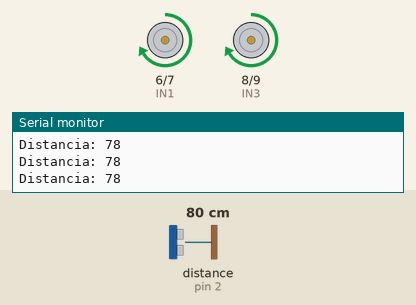
Bench run of a sketch on a simulated Arduino Uno, built with avr-gcc and run on an emulated ATmega328P. Shown: motor-driver pin pairs drawn as motors (green arrow = first pin HIGH = forward, orange = second pin HIGH = backward, longer = more drive, scaled by the enable pin), the last lines printed to the serial monitor. Wiring (inferred from the names in the program): ultrasonic range finder: trigger pin 3; echo pin 2. Inputs (shaded band) come from the test bench; at power-on: distance to the obstacle (sensor on pin 2) 80 cm. The echo pulse lasts 58.3 µs per cm.

Above: at 1.2 s.
1.3 s: distance to the obstacle (sensor on pin 2) set to 13 cm
4.3 s: distance to the obstacle (sensor on pin 2) set to 10 cm
At 5.4 s:
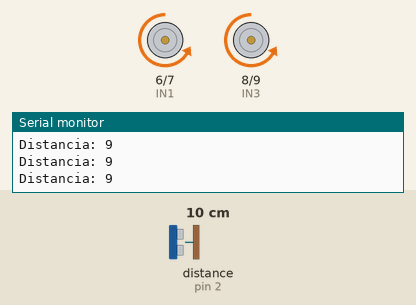
5.8 s: distance to the obstacle (sensor on pin 2) set to 18 cm
At 6.7 s:
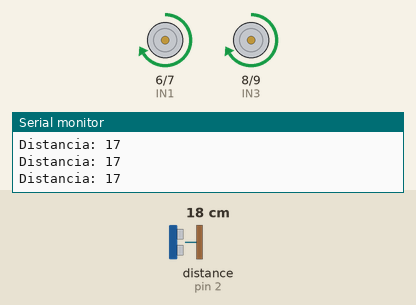
7.3 s: distance to the obstacle (sensor on pin 2) set to 2 cm
At 8.7 s:
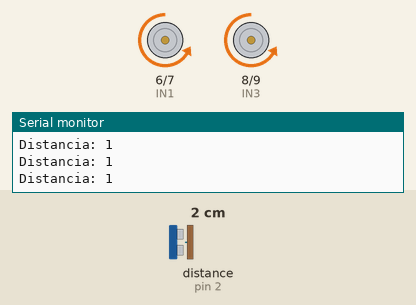
Timing chart, 0 to 9.8 s (numbered marks = the images above; inputs shaded):
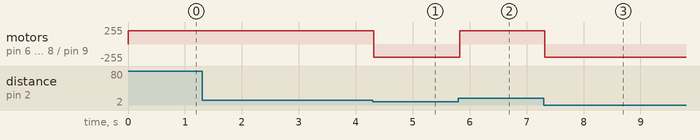

Measured:
- the behaviour switches between 12 and 11 cm on distance to the obstacle (sensor on pin 2) (found by bisection; images 0 and 1)
- after the input at 4.3 s, motor on pin 6 (IN1) / pin 7 (IN2), motor on pin 8 (IN3) / pin 9 (IN4): forward 200/255 → backward 200/255 at once
- after the input at 5.8 s, motor on pin 6 (IN1) / pin 7 (IN2), motor on pin 8 (IN3) / pin 9 (IN4): backward 200/255 → forward 200/255 at once
- after the input at 7.3 s, motor on pin 6 (IN1) / pin 7 (IN2), motor on pin 8 (IN3) / pin 9 (IN4): forward 200/255 → backward 200/255 at once

The sketch:

C_digoEvitadorObstaculos.ino
```cpp
// Pines sensor ultrasónico
#define TRIG 3
#define ECHO 2

// Pines motor izquierdo
#define ENA 5   // Velocidad (PWM)
#define IN1 6
#define IN2 7

// Pines motor derecho
#define ENB 10  // Velocidad (PWM)
#define IN3 8
#define IN4 9

int velocidad = 200; // Velocidad fija (0-255)

void setup() {
  // Configuración sensor ultrasónico
  pinMode(TRIG, OUTPUT);
  pinMode(ECHO, INPUT);

  // Configuración motores
  pinMode(ENA, OUTPUT);
  pinMode(IN1, OUTPUT);
  pinMode(IN2, OUTPUT);

  pinMode(ENB, OUTPUT);
  pinMode(IN3, OUTPUT);
  pinMode(IN4, OUTPUT);

  Serial.begin(9600);
}

void loop() {
  long distancia = medirDistancia();
  Serial.print("Distancia: ");
  Serial.println(distancia);

  if (distancia > 10) {
    avanzar();
  } else {
    retroceder();
    delay(500); // retrocede medio segundo antes de volver a medir
  }
}

// Función para medir distancia
long medirDistancia() {
  digitalWrite(TRIG, LOW);
  delayMicroseconds(2);
  digitalWrite(TRIG, HIGH);
  delayMicroseconds(10);
  digitalWrite(TRIG, LOW);

  long duracion = pulseIn(ECHO, HIGH);
  long distancia = duracion * 0.034 / 2; // cm
  return distancia;
}

// Movimiento: Avanzar
void avanzar() {
  analogWrite(ENA, velocidad);
  digitalWrite(IN1, HIGH);
  digitalWrite(IN2, LOW);

  analogWrite(ENB, velocidad);
  digitalWrite(IN3, HIGH);
  digitalWrite(IN4, LOW);
}

// Movimiento: Retroceder
void retroceder() {
  analogWrite(ENA, velocidad);
  digitalWrite(IN1, LOW);
  digitalWrite(IN2, HIGH);

  analogWrite(ENB, velocidad);
  digitalWrite(IN3, LOW);
  digitalWrite(IN4, HIGH);
}
```
